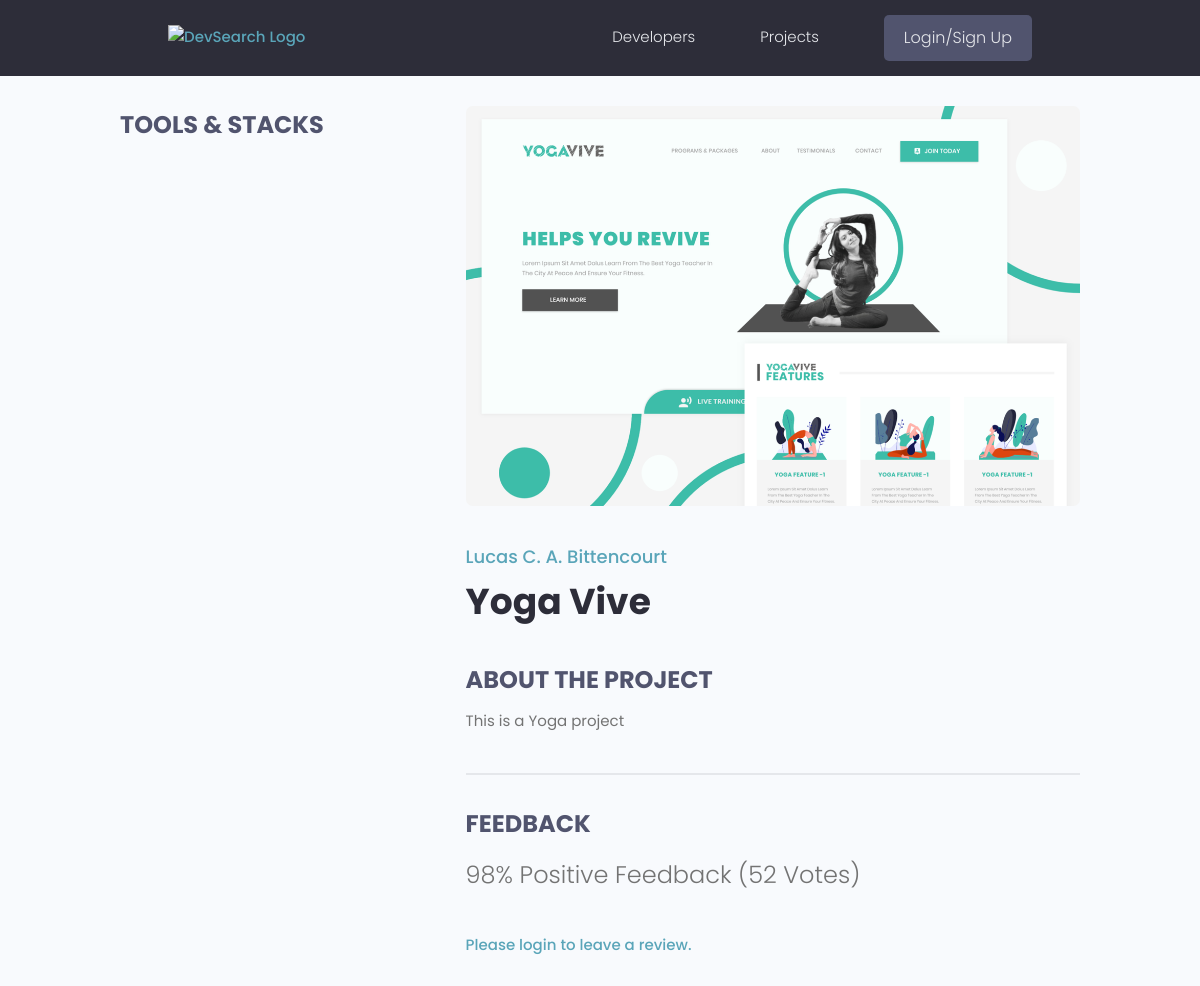
/projects/find-project/92b9d830-ac4a-45e1-9f09-96bc33147212/, run on an earlier commit of the app's database.
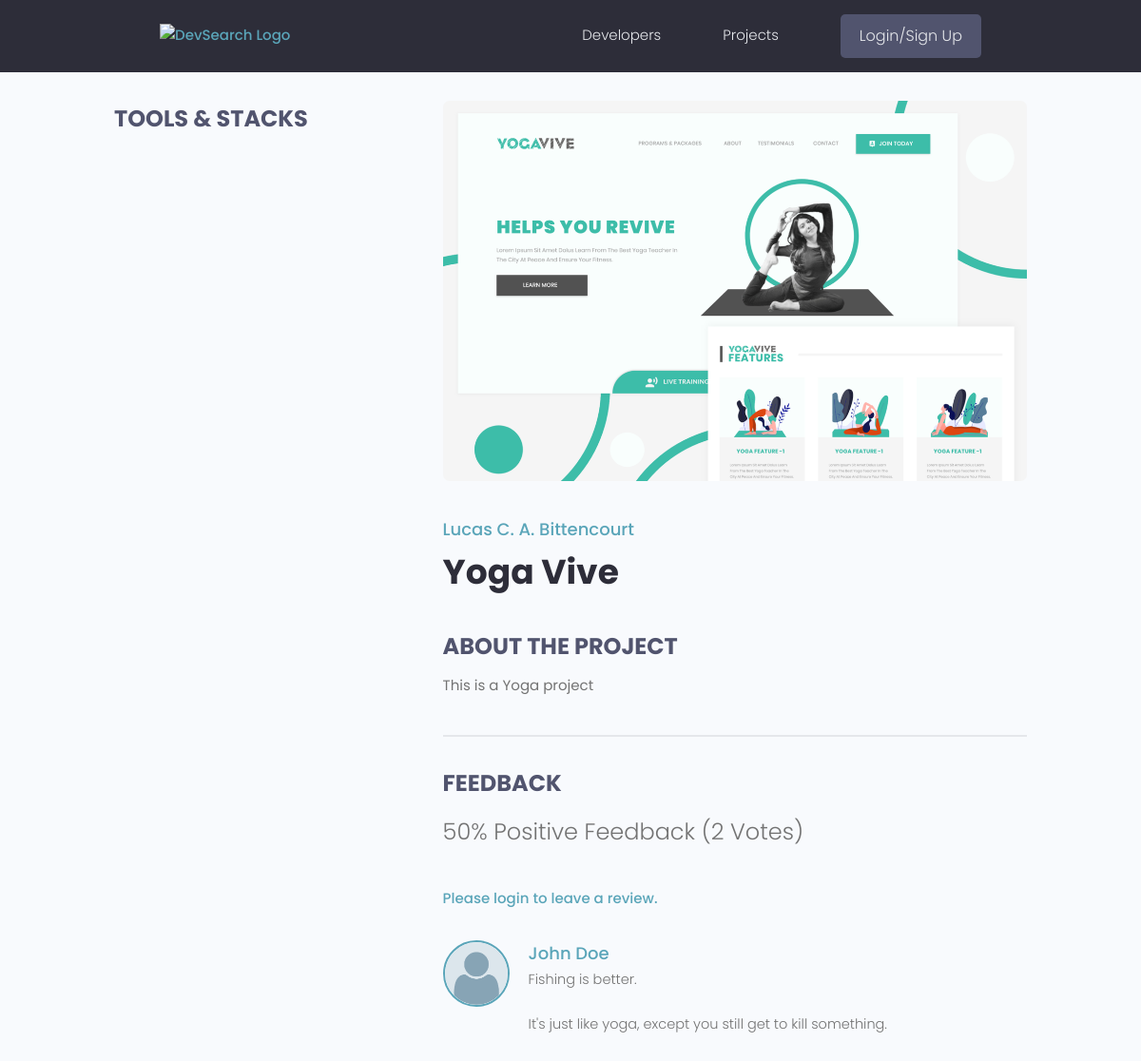
And on a later commit of the database.
### projects/models.py (models this page shows, shortened)
class Project(models.Model):
    owner = models.ForeignKey(Profile, null=True, blank=True, on_delete=models.SET_NULL)
    title = models.CharField(max_length=200)
    description = models.TextField(null=True, blank=True)
    featured_image = models.ImageField(null=True, blank=True, default="default.jpg")
    demo_link = models.CharField(max_length=2000, null=True, blank=True)
    source_link = models.CharField(max_length=2000, null=True, blank=True)
    tags = models.ManyToManyField('Tag', blank=True)
    vote_total = models.IntegerField(default=0, null=True, blank=True)
    vote_ratio = models.IntegerField(default=0, null=True, blank=True)
    created = models.DateTimeField(auto_now_add=True)
    id = models.UUIDField(default=uuid.uuid4, unique=True,
                            primary_key=True, editable=False)
    class Meta:
        ordering = ['-vote_ratio', '-vote_total', 'title']
    @property
    def reviewers(self):
        queryset = self.review_set.all().values_list('owner__id', flat=True)
        return queryset

class Review(models.Model):
    VOTE_TYPE = (
        ('up', 'Upvote'),
        ('down', 'Downvote')
    )
    owner = models.ForeignKey(Profile, on_delete=models.CASCADE, null=True)
    project = models.ForeignKey(Project, on_delete=models.CASCADE)
    body = models.TextField(null=True, blank=True)
    value = models.CharField(max_length=200, choices=VOTE_TYPE)
    created = models.DateTimeField(auto_now_add=True)
    id = models.UUIDField(default=uuid.uuid4, unique=True,
                        primary_key=True, editable=False)
    class Meta:
        unique_together = [['owner', 'project']]

### users/models.py (models this page shows, shortened)
class Profile(models.Model):
    user = models.OneToOneField(User, on_delete=models.CASCADE, null=True, blank=True)
    name = models.CharField(max_length=200, blank=True, null=True)
    email = models.EmailField(max_length=500, blank=True, null=True)
    username = models.CharField(max_length=200, blank=True, null=True)
    location = models.CharField(max_length=200, blank=True, null=True)
    short_intro = models.CharField(max_length=200, blank=True, null=True)
    bio = models.TextField(blank=True, null=True)
    profile_image = models.ImageField(
        null=True, blank=True, upload_to='profiles/', default='profiles/user_default.png')
    social_github = models.CharField(max_length=200, blank=True, null=True)
    social_twitter = models.CharField(max_length=200, blank=True, null=True)
    social_linkedin = models.CharField(max_length=200, blank=True, null=True)
    social_youtube = models.CharField(max_length=200, blank=True, null=True)
    social_website = models.CharField(max_length=200, blank=True, null=True)
    created = models.DateTimeField(auto_now_add=True)
    id = models.UUIDField(default=uuid.uuid4, unique=True,
                            primary_key=True, editable=False)

### projects/views.py (the view, shortened to what this page needs)
# urls.py: path('find-project/<str:pk>/', views.index, name="projects_index"),
def index(request, pk):
    project = Project.objects.get(id=pk)
    tags = project.tags.all()
    form = ReviewForm()
    context = {'project': project, 'tags': tags, 'form': form}
    return render(request, 'projects/project.html', context)

### projects/templates/projects/project.html (shortened to what this page needs)
{% extends 'main.html' %}
{% block content %}
<main class="singleProject my-md">
  <div class="container">
    <div class="layout">
      <div class="column column--1of3">
        <h3 class="singleProject__subtitle">Tools & Stacks</h3>
      </div>
      <div class="column column--2of3">
        <img class="singleProject__preview" src="{{ project.featured_image.url }}" alt="portfolio thumbnail" />
        <a href="{% url 'user_profile' project.owner.id %}" class="singleProject__developer">
          {{ project.owner.name }}
        </a>
        <h2 class="singleProject__title">{{ project.title }}</h2>
        <h3 class="singleProject__subtitle">About the Project</h3>
        <div class="singleProject__info">{{ project.description }}</div>
        <div class="comments">
          <h3 class="singleProject__subtitle">Feedback</h3>
          <h5 class="project--rating">
            {{project.vote_ratio}}% Positive Feedback ({{project.vote_total}} Vote{{project.vote_total|pluralize:"s"}})
          </h5>
          {% if request.user.profile.id in project.reviewers %}
            <p>You have already voted and/or submitted a review.</p>
          {% elif request.user.profile == project.owner %}
            <p>You cannot review your own work.</p>
          {% else %}
            <a href="{% url 'login' %}?next={{request.path}}">Please login to leave a review.</a>
          {% endif %}
          <div class="commentList">
            {% for review in project.review_set.all %}
              {% if review.body %}
                <div class="comment">
                  <a href="{% url 'user_profile' review.owner.id %}">
                    <img class="avatar avatar--md"
                      src="{{review.owner.profile_image.url}}" alt="user" />
                  </a>
                  <div class="comment__details">
                    <a href="{% url 'user_profile' review.owner.id %}" class="comment__author">{{review.owner.name}}</a>
                    <p class="comment__info">{{review.body|linebreaksbr}}</p>
                  </div>
                </div>
              {% endif %}
            {% endfor %}
          </div>
        </div>
      </div>
    </div>
  </div>
</main>
{% endblock content %}

What changed in the data, as far as the page shows it:
changed Project "Yoga Vive": vote_ratio "98" → "50"; vote_total "52" → "2"
added Review: owner.profile_image (placeholder picture), owner.name "John Doe", body "Fishing is better. It's just like yoga, except you still get to kill something."
